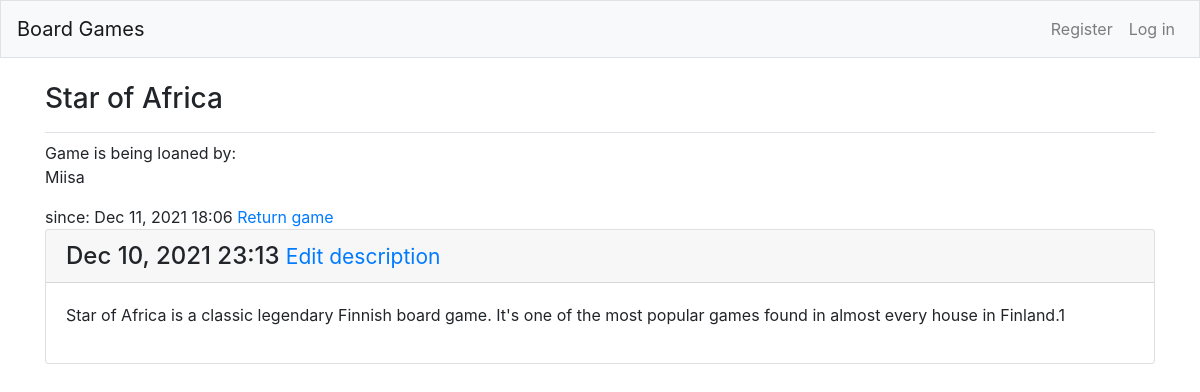
Page /games/2/ on the earlier database version.
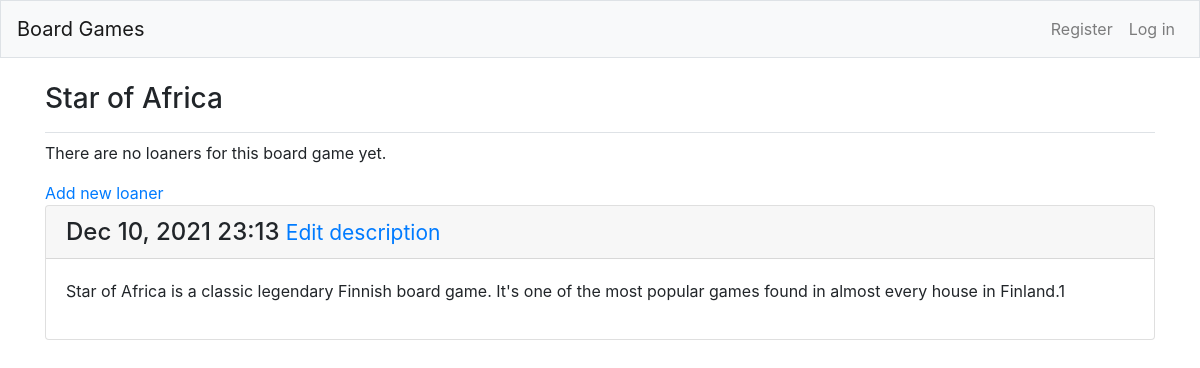
Same page on the later database version.
### board_games/models.py (models this page shows, shortened)
class Loaner(models.Model):
    game = models.ForeignKey(Game, on_delete = models.CASCADE)
    text = models.CharField(max_length=20)
    date_added = models.DateTimeField(auto_now_add=True)
    class Meta:
        verbose_name_plural = 'loaners'

class Description(models.Model):
    game = models.ForeignKey(Game, on_delete = models.CASCADE)
    text = models.TextField()
    date_added = models.DateTimeField(auto_now_add=True)
    class Meta:
        verbose_name_plural = 'descriptions'

### board_games/views.py (the view)
# urls.py: path('games/<int:game_id>/', views.game, name='game'),
def game(request, game_id):
    game = Game.objects.get(id=game_id)
    descriptions = game.description_set.order_by('-date_added')
    loaners = game.loaner_set.order_by('-date_added')
    context = {'game': game, 'descriptions': descriptions, 'loaners': loaners}
    return render(request, 'board_games/game.html', context)

### board_games/models.py (called while the page is built)
    def __str__(self):
        return self.text

### board_games/templates/board_games/game.html
{% extends 'board_games/base.html' %}
{% block page_header %}
  <h3>{{ game }}</h3>
{% endblock page_header %}
{% block content %}
  {% for loaner in loaners %}
      Game is being loaned by:{{ loaner.text|linebreaks }}
      since: {{ loaner.date_added|date:'M d, Y H:i' }}
      <a href="{% url 'board_games:return_game' loaner.id %}">Return game</a>
  {% empty %}
    <p>There are no loaners for this board game yet.</p>
    <a href="{% url 'board_games:new_loaner' game.id %}">Add new loaner</a>
  {% endfor %}
    {% for description in descriptions %}
      <div class="card mb-3">
        <h4 class="card-header">
          {{ description.date_added|date:'M d, Y H:i' }}
          <small><a href="{% url 'board_games:edit_description' description.id %}">
            Edit description</a></small>
        </h4>
        <div class="card-body">
          {{ description.text|linebreaks }}
        </div>
      </div>
    {% empty %}
      <p>There is no description for this board game yet.</p>
      <small><a href="{% url 'board_games:new_description' game.id %}">
        Add new description</a></small>
    {% endfor %}
{% endblock content %}

Differences in the rows shown:
removed Loaner: text "Miisa", date_added "Dec 11, 2021 18:06"
Other differences:
text now shown: "There are no loaners for this board game yet. Add new loaner"
